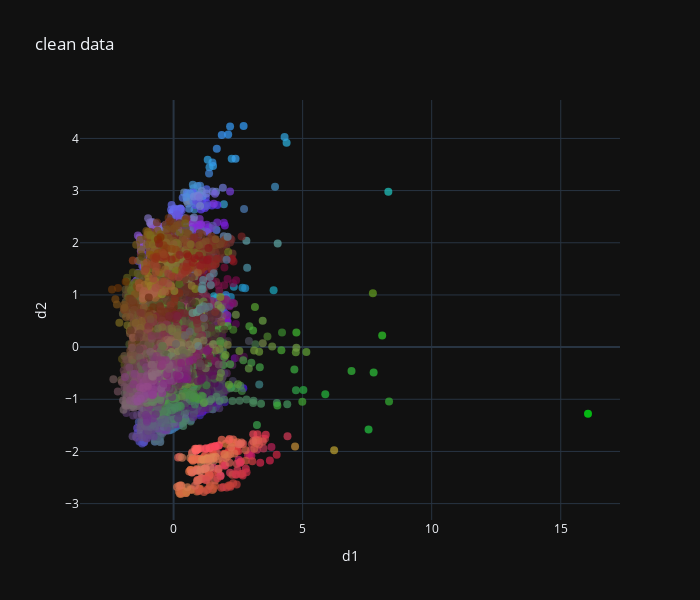

The code cell stored with this chart in its notebook:
### Code cell
X_clean = X_numpy[~outliers_mask]
y_clean = y_numpy[~outliers_mask][:,np.newaxis]

X_clean_small = pca.transform(scaler.transform(X_clean))
to_render=np.concatenate([X_clean_small,np.ones_like(y_clean),y_clean],axis=1)
plot_2d_rgb(to_render[:,[4,3,2,1,0]],"clean data",["d1","d2",'d3'],template='plotly_dark',dot_size=8)

### Figure 1 — Plotly figure (JSON) as saved in the notebook; plotly's stock layout.template omitted (floating-point values rounded to 4 significant figures; data arrays with more than 128 entries replaced by an {"elided": "..."} marker saying what was removed)
{"data": [{"marker": {"color": {"elided": "7450 str values"}, "opacity": 0.7, "size": 8}, "mode": "markers", "type": "scatter", "x": {"elided": "7450 float values"}, "y": {"elided": "7450 float values"}}], "layout": {"height": 600, "title": {"text": "clean data"}, "width": 700, "xaxis": {"title": {"text": "d1"}}, "yaxis": {"title": {"text": "d2"}}}}
